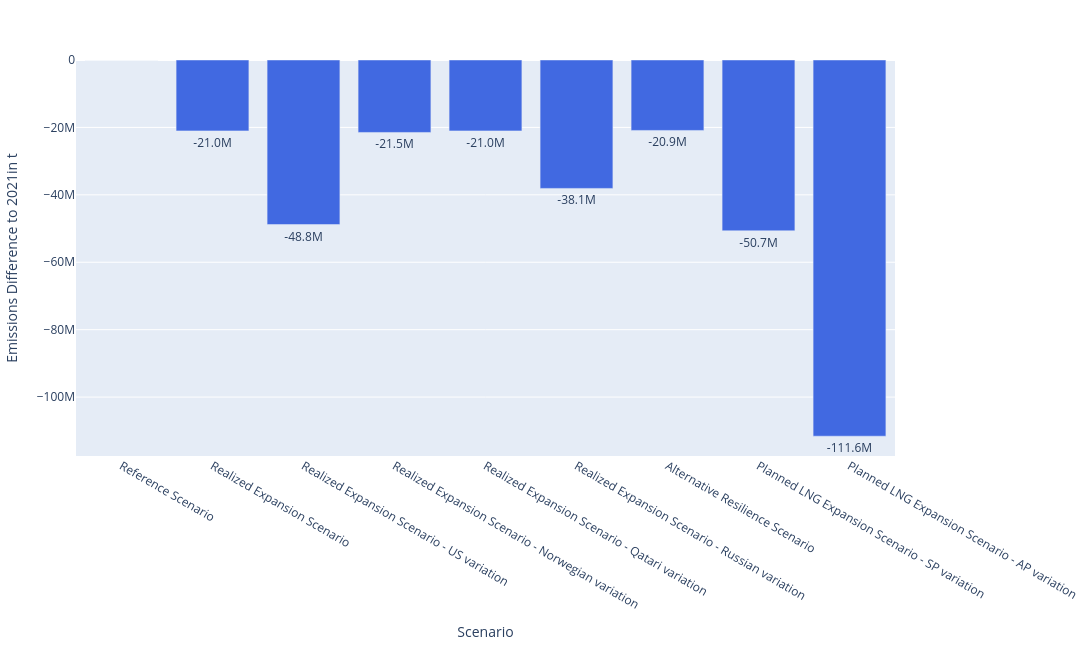

Notebook code for this chart:
### Code cell
plot_emission_difference(emissions_diff_ord, "2021",'Reference Scenario', base_path, False)

### Figure 1 — Plotly figure (JSON) as saved in the notebook; plotly's stock layout.template omitted (floating-point values rounded to 4 significant figures)
{"data": [{"hovertemplate": "Scenario=%{x}<br>Emissions Difference to 2021in t=%{text}<extra></extra>", "legendgroup": "", "marker": {"color": "royalblue", "pattern": {"shape": ""}}, "name": "", "orientation": "v", "showlegend": false, "text": [0.0, -21.0, -48.8, -21.5, -21.0, -38.1, -20.9, -50.7, -111.6], "textposition": "outside", "texttemplate": "%{text:.1f}M", "type": "bar", "x": ["Reference Scenario", "Realized Expansion Scenario", "Realized Expansion Scenario - US variation", "Realized Expansion Scenario - Norwegian variation", "Realized Expansion Scenario - Qatari variation", "Realized Expansion Scenario - Russian variation", "Alternative Resilience Scenario", "Planned LNG Expansion Scenario - SP variation", "Planned LNG Expansion Scenario - AP variation"], "xaxis": "x", "y": [0.0, -21030000.0, -48820000.0, -21490000.0, -21030000.0, -38090000.0, -20890000.0, -50670000.0, -111600000.0], "yaxis": "y"}], "layout": {"barmode": "relative", "height": 650, "legend": {"tracegroupgap": 0, "x": 1.02, "xanchor": "left", "y": 1, "yanchor": "top"}, "margin": {"b": 60, "l": 60, "r": 60, "t": 60}, "uniformtext": {"minsize": 8, "mode": "hide"}, "width": 1100, "xaxis": {"anchor": "y", "autorange": true, "domain": [0, 1], "range": [-0.5, 8.5], "title": {"text": "Scenario"}, "type": "category"}, "yaxis": {"anchor": "x", "autorange": true, "domain": [0, 1], "range": [-117500000.0, 0], "title": {"text": "Emissions Difference to 2021in t"}, "type": "linear"}}}
